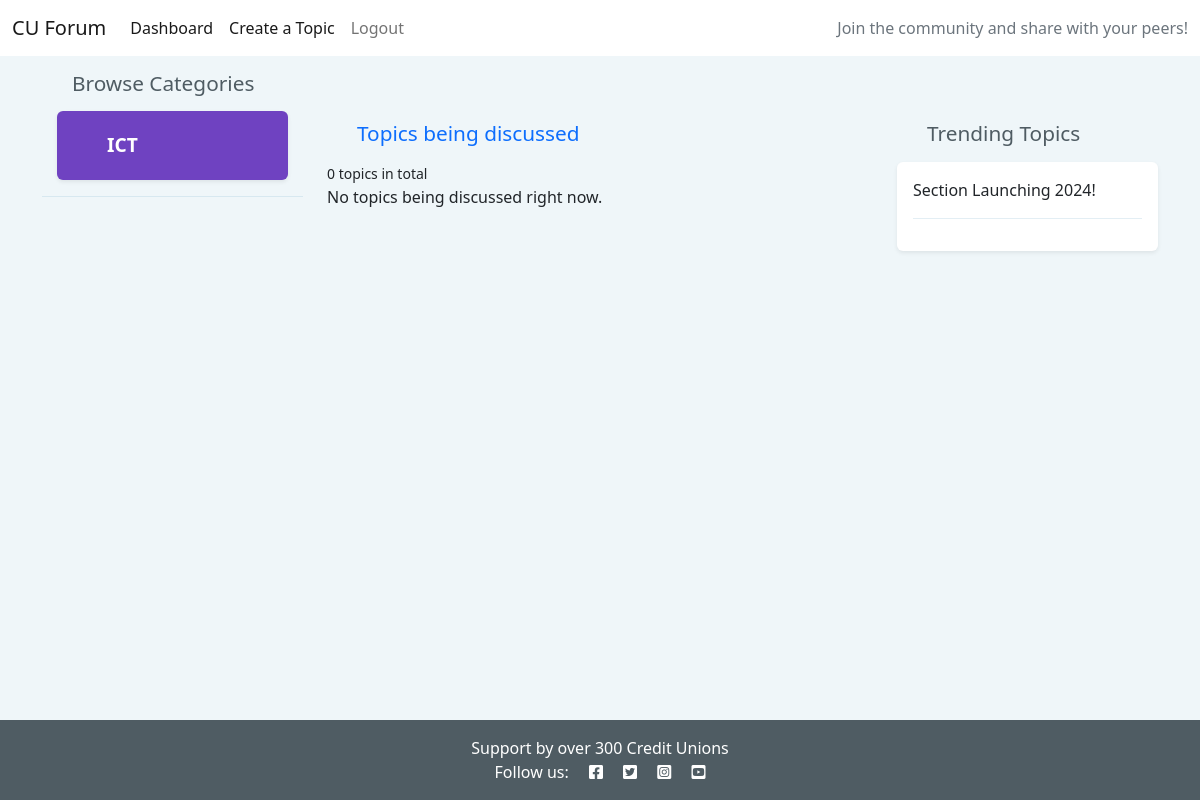
Page /dashboard/ (signed in) on the earlier database version.
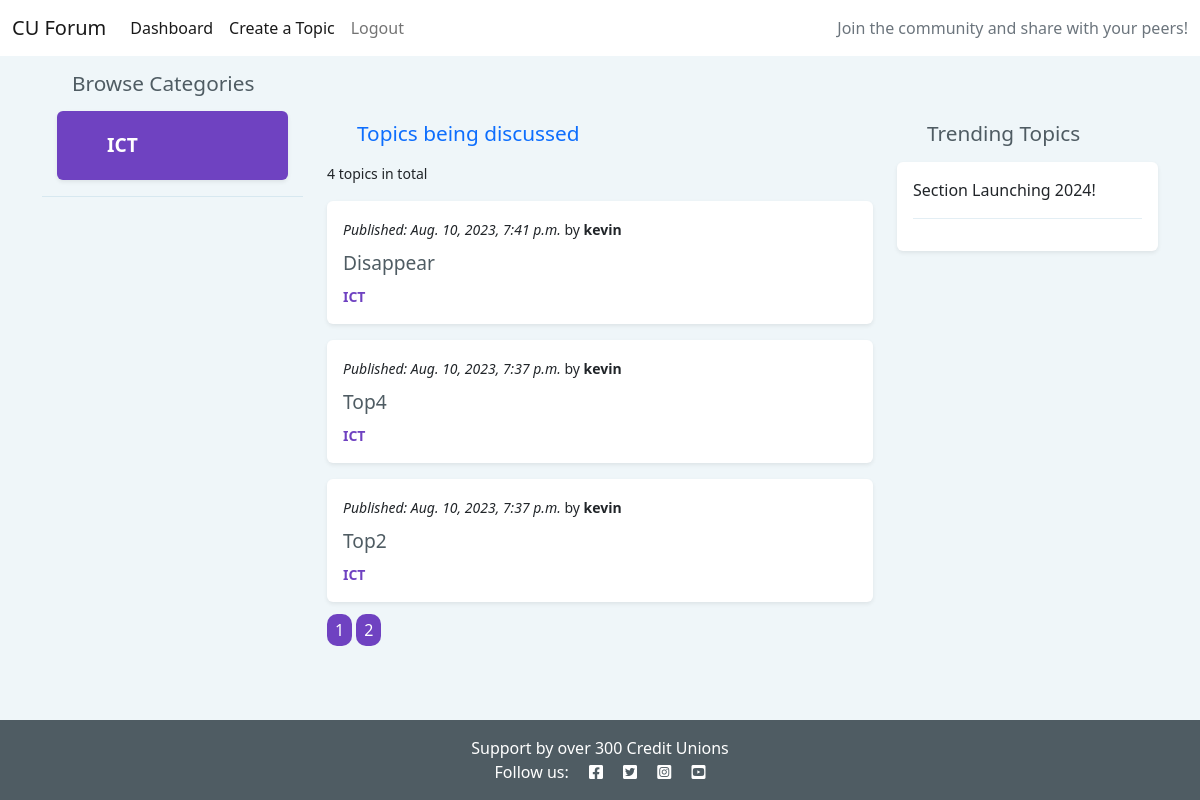
Same page on the later database version.
### socialapp/models.py (models this page shows, shortened)
class TopicCategory(models.Model):
    name = models.CharField(max_length=200)
    def __str__(self):
        return self.name
    class Meta:
        ordering = ["name"]
        verbose_name_plural = "Topic Categories"

class Topic(models.Model):
    category = models.ForeignKey(
        TopicCategory,
        related_name="categories",
        on_delete=models.CASCADE)
    creator = models.ForeignKey(User, on_delete=models.CASCADE)
    title = models.CharField(max_length=250, unique=True)
    summary = models.TextField(max_length=500, blank=True)
    created_on = models.DateTimeField(auto_now_add=True)
    updated = models.DateTimeField(auto_now=True)
    slug = models.SlugField(max_length=250, unique=True)
    likes = models.ManyToManyField(User, related_name='topic_like', blank=True)
    topic_trending = models.BooleanField(default=False)
    class Meta:
        ordering = ["-created_on"]
        verbose_name_plural = "Topics"

### socialapp/views.py (the view)
# urls.py: path('dashboard/', dashboard_view, name="dashboard"),
@login_required(login_url='/')
def dashboard_view(request,page=1):
    topic_activity = Topic.objects.all()
    topic_count = Topic.objects.all().count()
    categories_preview = TopicCategory.objects.all()
    page = request.GET.get('page')
    paginator = Paginator(topic_activity, 3)
    try:
        topic_activity = paginator.page(page)
    except PageNotAnInteger:
        page = 1
        topic_activity = paginator.page(page)
    except EmptyPage:
        page = paginator.num_pages
        topic_activity = paginator.page(page)
    pages = list(range(1, (paginator.num_pages + 1)))
    context = {
        'topic_activity': topic_activity,
        'categories_preview': categories_preview,
        'paginator':paginator,
        'pages':pages,
        'topic_count':topic_count,
    }
    return render(request, 'dashboard.html', context)

### templates/dashboard.html
{% extends 'base.html' %}
{% block content %}
<div class="container">
    <div class="row">
        <div class="col-sm-3">
        <h2>Browse Categories</h2>
        {% for category in categories_preview %}
            <div class="categorycont rounded shadow-sm">
                <a id="cat-a" href="{% url 'category-view' category.id %}">{{category.name }}</a></div><hr>
        {% empty %}
        <p>No categories listed.</p>
        {% endfor %}
        </div>
        <div style="margin-top:50px;" class="col-sm-6">
            <h2 class="headline">Topics being discussed</h2>
            <small>{{topic_count}} topics in total</small>
        {% for topic in topic_activity %}
            <div class="my-3 p-3 bg-body rounded shadow-sm">
            <small class="mb-0"><i>Published: {{topic.created_on}}</i> by <strong>{{topic.creator}}</strong></small>
            <h4 class="topic-text"><a href="{% url 'topic_item' topic.slug %}">{{topic.title }}</a></h4>
            <a href="{% url 'category-view' topic.category.id %}"><small class="min-cat"><strong>{{topic.category}}</strong></small></a>
            </div>
        {% empty %}
        <p>No topics being discussed right now.</p>
        {% endfor %}
        {% if topic_count %}
        <div class="paginator-wrapper">
            {% for page in pages %}
                <a class="btn-paginator" href="?page={{page}}">{{page}}</a>
            {% endfor %}
        </div>
        {% endif %}
        </div>
        <div style="margin-top:50px;" class="col-sm-3">
            <h2>Trending Topics</h2>
            <div class="my-3 p-3 bg-body rounded shadow-sm">
                <p>Section Launching 2024!<hr>
            </div>
        </div>
    </div>
</div>
{% endblock %}

Differences in the rows shown:
added Topic: created_on "Aug. 10, 2023, 7:41 p.m.", creator "kevin", title "Disappear", category "ICT"
added Topic: created_on "Aug. 10, 2023, 7:37 p.m.", creator "kevin", title "Top4", category "ICT"
added Topic: created_on "Aug. 10, 2023, 7:37 p.m.", creator "kevin", title "Top2", category "ICT"
Other differences:
{{ topic_count }}: "0" → "4"
new list line: "1"
new list line: "2"
text no longer shown: "No topics being discussed right now."
